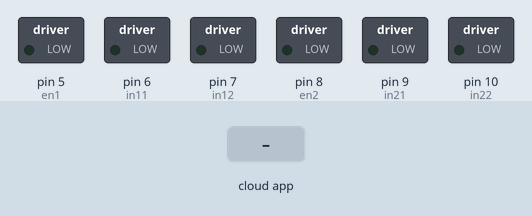
This sketch was run on a simulated Arduino Uno, built with avr-gcc and run on an emulated ATmega328P. On the bench: switched loads named in the sketch (green lamp = pin HIGH). The test bench sets the inputs (shaded band). The ROS host is connected and sends only what is stated.

Above: at 1.2 s.
1.3 s: the phone or cloud app sets fw to 0
At 2.2 s:
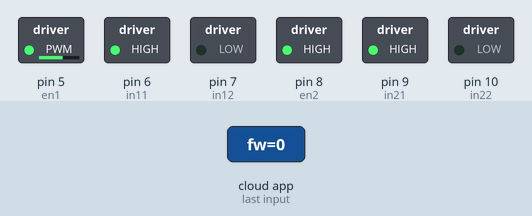
2.8 s: the phone or cloud app sets bw to 0
At 3.3 s:
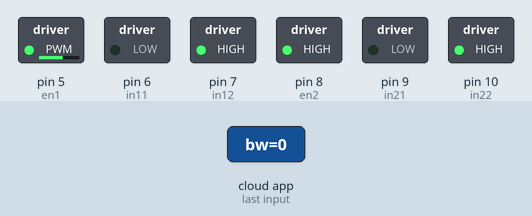
4.3 s: the phone or cloud app sets fw to 1
At 5.5 s:
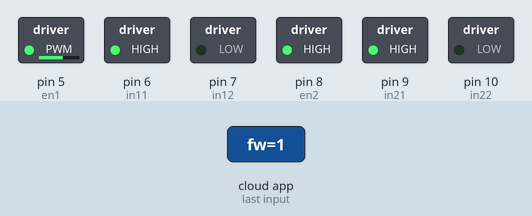
5.8 s: the phone or cloud app sets bw to 1
At 6.8 s:
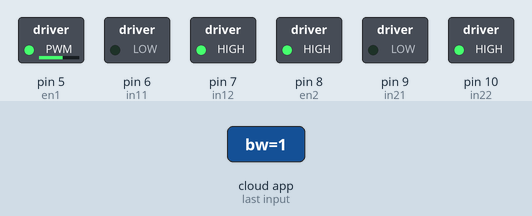
Timing chart, 0 to 8.3 s (numbered marks = the images above; inputs shaded):
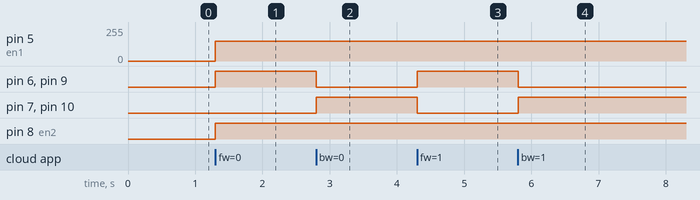

Measured:
- after the input at 1.3 s, pin 5 (en1): 0/255 → 150/255 at once; pin 6 (in11), pin 8 (en2), pin 9 (in21): LOW → HIGH at once
- after the input at 2.8 s, pin 6 (in11), pin 9 (in21): HIGH → LOW at once; pin 7 (in12), pin 10 (in22): LOW → HIGH at once
- after the input at 4.3 s, pin 6 (in11), pin 9 (in21): LOW → HIGH at once; pin 7 (in12), pin 10 (in22): HIGH → LOW at once
- after the input at 5.8 s, pin 6 (in11), pin 9 (in21): HIGH → LOW at once; pin 7 (in12), pin 10 (in22): LOW → HIGH at once

The sketch:

ros_motor_fw_bw.ino
```cpp
#include <ros.h>
#include <std_msgs/Empty.h>

const int en1 = 5;
const int in11 = 6;
const int in12 = 7;

const int en2 = 8;
const int in21 = 9;
const int in22 = 10;

ros::NodeHandle nh;
void backword(const std_msgs::Empty& toggle_msg)
{
  analogWrite(en1, 150);
  digitalWrite(in11,LOW);
  digitalWrite(in12,HIGH);

  analogWrite(en2, 150);
  digitalWrite(in21,LOW);
  digitalWrite(in22,HIGH);
  }
 void forword(const std_msgs::Empty& toggle_msg)
{
  analogWrite(en1, 150);
  digitalWrite(in11,HIGH);
  digitalWrite(in12,LOW);

  analogWrite(en2, 150);
  digitalWrite(in21,HIGH);
  digitalWrite(in22,LOW);
  }
ros::Subscriber<std_msgs::Empty> avant("bw", &backword);
ros::Subscriber<std_msgs::Empty> arriere("fw", &forword);
void setup() {
  // put your setup code here, to run once:
  pinMode(en1, OUTPUT);
  pinMode(in11, OUTPUT);
  pinMode(in12, OUTPUT);

  pinMode(en2, OUTPUT);
  pinMode(in21, OUTPUT);
  pinMode(in22, OUTPUT);

  nh.initNode();
  nh.subscribe(arriere);
  nh.subscribe(avant);
}

void loop(){
   nh.spinOnce();
   delay(1);
}
```
